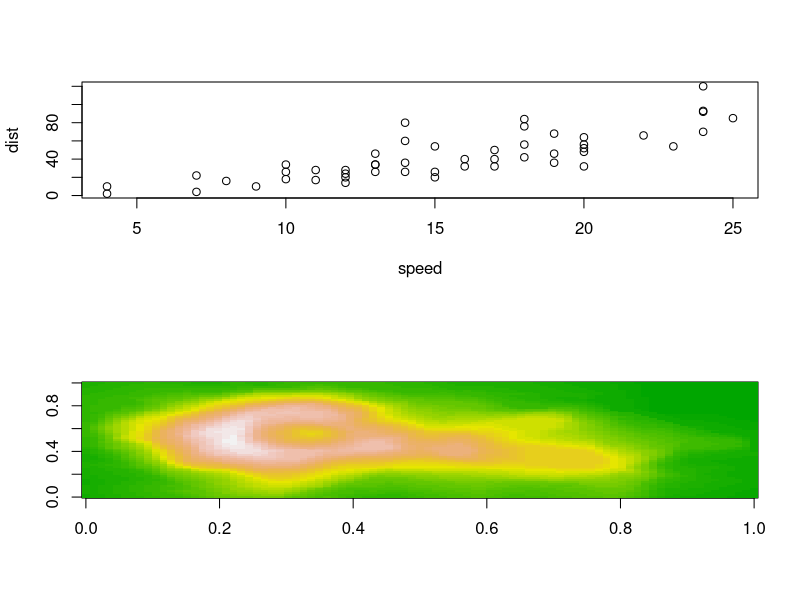

This figure's R source: (Note: this script raises an error after producing the figure.)
## ---- chunk 1
knitr::opts_chunk$set(fig.width = 6,fig.height = 6,error=TRUE,
                        echo = TRUE, warning=FALSE,message=FALSE)
## ---- chunk 2
# ```{r}
#do a summary of data frame cars
summary(cars)

#plot something
par(mfrow=c(2,1))
plot(cars)
image(volcano, col=terrain.colors(50))
#```
## ---- chunk 3
library(purrr)

#1. When starting using R
employee <- c('John Doe','Peter Gynn','Jolie Hope')
salary <- c(21000, 23400, 26800)
startdate <- as.Date(c('2010-11-1','2008-3-25','2007-3-14'))

# from dataframe  take mean of salary column
employ_data <- data.frame(employee, salary, startdate)
mean(employ_data$salary)

#let's do some anovas the traditional way...
aov_mpg <- aov(mpg ~ factor(cyl), data = mtcars)
summary(aov_mpg)
aov_disp <- aov(disp ~ factor(cyll), data = mtcars)
summary(aov_disp)
aov_hp <- aov(hp ~ factor(cyl), data = mrcars)
summary(aov_hpp)
aov_wt <- aov(wt ~ factor(cyl), datas = mtcars)
summary(aov_wt)
#Ooops, I copied and pasted multiple times and made some errors...


#2. OK, we can do loops...but now we know dplyr...
library(dplyr)

# Let’s calculate the R-squared values for the linear 
# relationship between Weight and Miles per Gallon, 
#  according to the number of Cylinders

  #1. create df for 4 cylinder cars
cyl_4 <- filter(mtcars, cyl == 4)
  
  #2.  create a linear model on 4 cyl cars
lm_4 <- lm(mpg ~ wt, data = cyl_4)

  #3.  get the summ
lm_4_summary <- summary(lm_4)

  #4.  get the r.squared value
lm_4_r_squared <- lm_4_summary["r.squared"]

  #5.  check the value
lm_4_r_squared


#...or we can use pipes..
lm_4cyl_rsquared <- mtcars %>% 
  filter(cyl == 4) %>%
  lm(mpg ~ wt, data = .) %>% 
  summary() %>% 
  .$"r.squared"
lm_4cyl_rsquared


#...but...to avoid repetition, we can use purrr
# purrr allows you to map functions to data
table(mtcars$cyl)

# Generates an output from all 3 of our linear models 
#   according to number of cylinders in 5 lines of code:
mtcars %>%
  split(.$cyl) %>%
  map(~ lm(mpg ~ wt, data = .)) %>%
  map(summary) %>%
  map_dbl("r.squared")


## ---- chunk 4
#Create some data
N=1e5
dat=data.frame(var1=as.numeric(1:N))

#Create var2 which equal to the cumulative sum of var1

#1. loop approach
dat$var2.loop=NA
system.time({for(i in 2:nrow(dat)) dat$var2.loop[i]=dat$var1[i-1]+dat$var1[i]})

library(dplyr)
system.time({dat=dat%>%mutate(var2.lag=lag(var1,1)+var1)})

head(dat)
